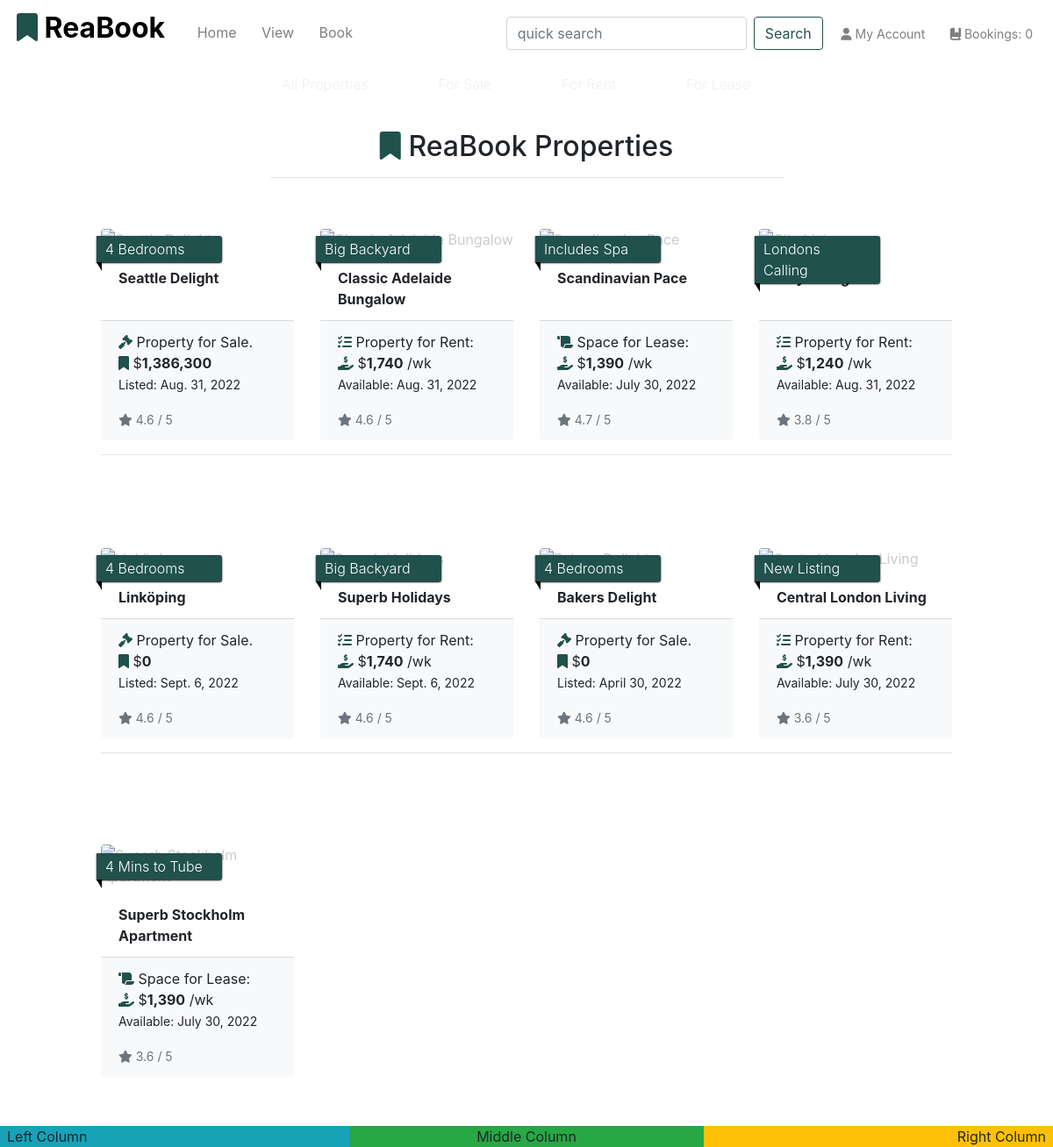
The page /properties/ on the database as committed earlier.
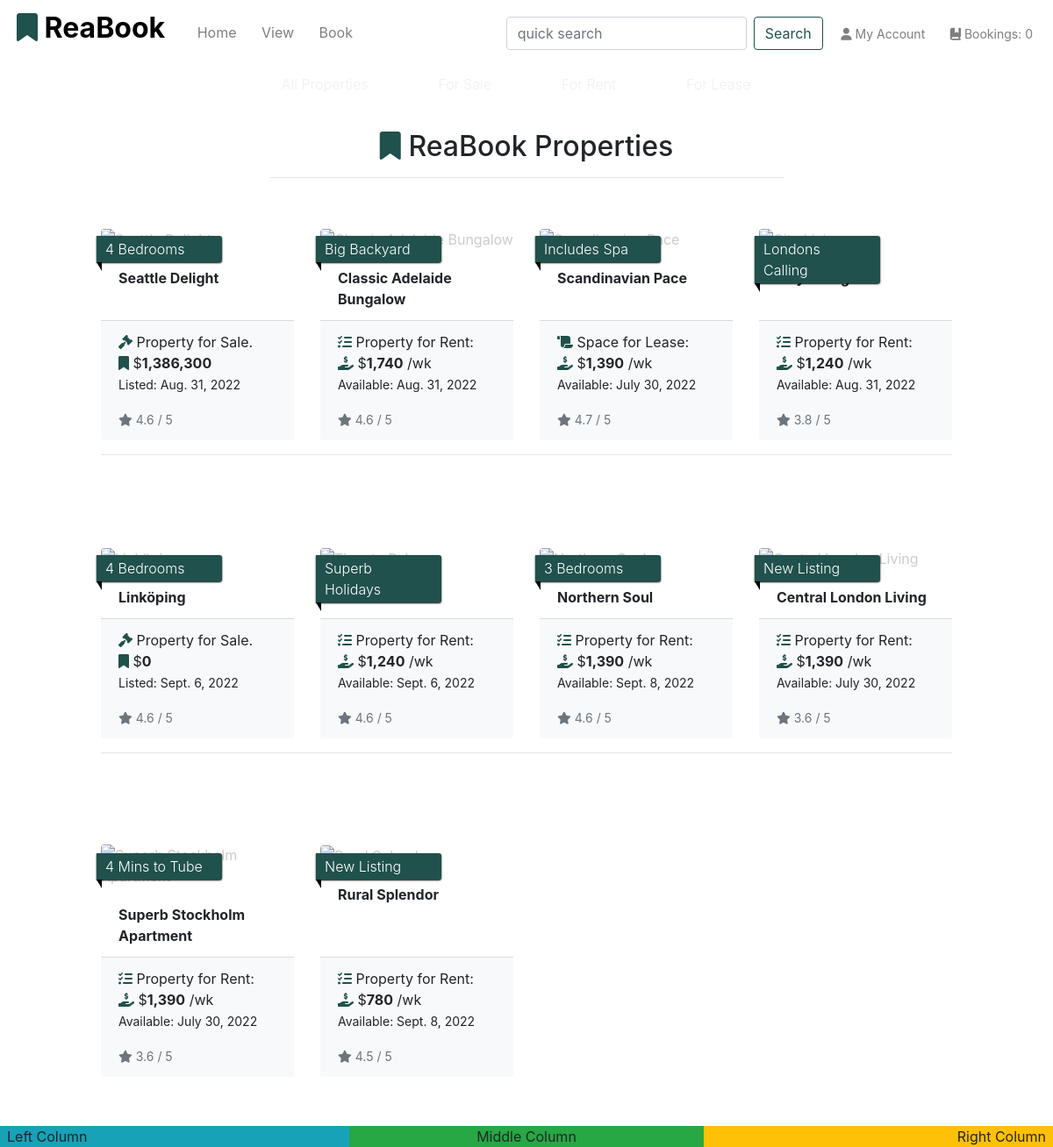
The same page on the database as committed later.
### app_properties/models.py (models this page shows, shortened)
class Property(models.Model):
    category = models.ForeignKey(
        'Category', null=True, blank=True, on_delete=models.SET_NULL
        )
    sector = models.ForeignKey(
        'Sector', null=True, blank=True, on_delete=models.SET_NULL
        )
    title_no = models.CharField(max_length=254, null=True, blank=True)
    name = models.CharField(max_length=30)
    ribbon_feature = models.CharField(max_length=20, default="New Listing")
    description = models.TextField()
    sale_price = models.IntegerField(null=False, blank=False, default=1000000)
    rent_pw = models.IntegerField(null=False, blank=False, default=100000)
    rating = models.DecimalField(
        max_digits=3, decimal_places=1, null=True, blank=True
        )
    main_image_url = models.URLField(max_length=1024, null=True, blank=True)
    main_image = models.ImageField(null=True, blank=True)
    bath_image = models.ImageField(null=True, blank=True)
    kitchen_image = models.ImageField(null=True, blank=True)
    bedroom_image = models.ImageField(null=True, blank=True)
    living_image = models.ImageField(null=True, blank=True)
    main_image = models.ImageField(null=True, blank=True)
    bedrooms = models.IntegerField(null=False, blank=False)
    bathrooms = models.IntegerField(null=False, blank=False)
    carports = models.IntegerField(null=False, blank=False)
    land_area = models.IntegerField(null=True, blank=True)
    building_area = models.IntegerField(null=True, blank=True)
    air_conditioning = models.IntegerField(null=False, blank=False)
    unit_no = models.IntegerField(null=True, blank=True)
    house_no = models.IntegerField(null=True, blank=False, default="No.")
    level = models.IntegerField(null=True, blank=True)
    street = models.CharField(max_length=40, null=True, blank=False, default='Street')
    suburb = models.CharField(max_length=40)
    city = models.CharField(max_length=40)
    state = models.CharField(max_length=40, null=True, blank=True)
    country = models.CharField(max_length=40, null=True, blank=True)
    postcode = models.CharField(max_length=10)
    build_date = models.DateField(null=True, blank=True)
    list_date = models.DateField()
    list_duration = models.IntegerField(null=False, blank=False, default=30)
    date_available = models.DateField(null=True, blank=True)
    owner_fname = models.CharField(max_length=254, null=True, blank=False)
    owner_lname = models.CharField(max_length=254, null=True, blank=False)
    class Meta:
        verbose_name_plural = 'Properties'

### app_properties/views.py (the view, shortened to what this page needs)
# urls.py: path('', views.all_properties, name='properties'),
def all_properties(request):
    properties = Property.objects.all()
    query = None
    categories = None
    sectors = None
    context = {
        'properties': properties,
        'search_term': query,
        'current_categories': categories,
        'current_sectors': sectors,
    }
    return render(request, 'properties/properties.html', context)

### app_properties/templates/properties/properties.html (shortened to what this page needs)
{% extends 'base.html' %}
{% load static %}
{% load humanize %}
{% block page_header %}
<div class="container header-container-subpages">
</div>
{% endblock %}
{% block content %}
<div class="container-fluid">
    <div class="row">
        <div class="col text-center mt-4">
            <h2 class="logo-font"><i class="fas fa-bookmark reabook-logo"></i> ReaBook Properties</h2>
            <hr class="w-50 mb-2">
        </div>
    </div>
    <div class="row">
        <div class="product-container col-10 offset-1">
            <div class="row">
                {% for prop in properties %}
                <div class="col-sm-6 col-md-6 col-lg-4 col-xl-3">
                    <div class="card property-card h-100 border-0">
                        <p class="ribbon font-weight-light">{{ prop.ribbon_feature }}</p>
                        {% if prop.main_image %}
                        <a href="{% url 'property_detail' prop.id %}">
                        </a>
                        {% else %}
                        <a href="{% url 'property_detail' prop.id %}">
                        </a>
                        {% endif %}
                        <div class="card-body pb-2">
                            <p class="mb-0 font-weight-bold">{{ prop.name }}</p>
                        </div>
                        <div class="card-footer bg-light mt-1 bt-1 text-left">
                            <div class="row">
                                <div class="col">
                                    <p class="lead mb-0 text-left font-weight-bold">
                                        {% if prop.category.pk == 1 %}
                                            <p class="fw-lighter fs-5"><i class="fas fa-gavel reabook-logo"></i> Property for Sale.
                                                <br><i class="fas fa-bookmark reabook-logo"></i> $<strong>{{ prop.sale_price|intcomma }}</strong>
                                                <br><small>Listed: {{ prop.list_date }}</small></p>
                                            </p>
                                        {% elif prop.category.pk == 2 %}
                                            <p class="fw-lighter fs-6"><i class="fas fa-tasks reabook-logo"></i> Property for Rent:
                                                <br><i class="fas fa-hand-holding-usd reabook-logo"></i> $<strong>{{ prop.rent_pw|intcomma }}</strong> /wk
                                                <br><small>Available: {{ prop.date_available }}</small></p>
                                        {% else %}
                                            <p class="fw-lighter fs-6"><i class="fa-solid fa-scroll reabook-logo"></i> Space for Lease:
                                                <br><i class="fas fa-hand-holding-usd reabook-logo"></i> $<strong>{{ prop.rent_pw|intcomma }}</strong> /wk
                                                <br><small>Available: {{ prop.date_available }}</small></p>
                                        {% endif %}
                                    </p>
                                    {% if prop.rating %}
                                    <small class="text-muted"><i class="fas fa-star mr-1"></i>{{ prop.rating }} / 5</small>
                                    {% else %}
                                    <small class="text-muted">Not Rating Yet</small>
                                    {% endif %}
                                </div>
                            </div>
                        </div>
                    </div>
                </div>
                {% if forloop.counter|divisibleby:4 %}
                    <div class="col-12 d-none d-xl-block mb-5">
                        <hr>
                    </div>
                {% endif %}
                {% endfor %}
            </div>
        </div>
    </div>
</div>
{% endblock %}

### templates/base.html (shortened to what this page needs)
{% load static %}
{% load humanize %}
<!DOCTYPE html>
<html lang="en">
<head>
    {% block core_css %}
    <link rel="stylesheet" href="https://cdn.jsdelivr.net/npm/bootstrap@4.6.2/dist/css/bootstrap.min.css">
    <link rel="stylesheet" href="{% static 'css/base.css' %}">
    {% endblock %}
</head>
<body>
    <header class="container-fluid fixed-top">
        <nav id="topnav" class="row bg-white pt-lg-2 d-none d-lg-flex">
            <div class="col-12 col-lg-5 my-auto py-1 py-lg-0 text-center text-lg-left w-100" id="home-nav">
                <ul class="mr-auto m-1 mt-2 mt-lg-0 list-inline">
                    <li class="list-inline-item">
                        <a class="navbar-brand" href="{% url 'home' %}">
                            <h2>
                                <i class="fas fa-bookmark reabook-logo"></i><strong class="text-black"> ReaBook</strong>
                            </h2>
                        </a>
                    </li>
                    <li class="list-inline-item active">
                        <a class="nav-link text-grey" href="{% url 'home' %}">Home <span class="sr-only">(current)</span></a>
                    </li>
                    <li class="list-inline-item">
                        <a class="nav-link" href="{% url 'properties' %}">View </a>
                    </li>
                    <li class="list-inline-item">
                        <a class="nav-link" href="{% url 'choose_bookings' %}">Book </a>
                    </li>
                </ul>
            </div>
            <div class="col-12 col-lg-7 my-auto py-1 py-lg-0 ">
                <ul class="list-inline list-unstyled text-center text-lg-right my-0">
                    <li class="list-inline-item">
                        <form method="GET" action="{% url 'properties' %}" class="form form-inline my-2 my-lg-0" id="header-search">
                            <input class="form-control mr-sm-2" type="text" name="q" placeholder="quick search"
                                aria-label="Search">
                            <button class="btn btn-outline-reabook my-2 my-sm-0" type="submit">Search</button>
                        </form>
                    </li>
                    <li class="list-inline-item dropdown">
                        <a id="user-options" href="#" class="dropdown-header nav-link" data-toggle="dropdown" aria-haspopup="true" aria-expanded="false">
                            <span class="fas fa-user"></span> My Account
                        </a>
                    </li>
                    <li class="list-inline-item">
                        <a href="{% url 'choose_bookings' %}"
                            class="dropdown-header {% if grand_total %}text-info font-weight-bold{% else %}text-grey{% endif %} nav-link"
                            data-toggle="dropdown" aria-haspopup="true" aria-expanded="false"><span
                                class="fa-solid fa-book-bookmark"></span> Bookings: <span class="my-0">
                                {% if grand_total %}
                                    ${{ grand_total | floatformat:2 }}
                                {% else %}
                                    0
                                {% endif %}
                            </span>
                        </a>
                    </li>
                </ul>
            </div>
        </nav>
        <div class="row">
            <nav id="" class="navbar navbar-expand-lg w-100 font-weight-light subnav-light">
                {% include 'includes/sub-nav.html' %}
            </nav>
        </div>
    </header>
    {% block page_header %}
    {% endblock %}
    {% block content %}
    {% endblock %}
    <footer>
        <div class="row h-5 fixed-bottom px-2">
            <div class="col-4 bg-info text-lg-left">Left Column</div>
            <div class="col-4 bg-success text-lg-center">Middle Column</div>
            <div class="col-4 bg-warning text-lg-right">Right Column</div>
        </div>
    </footer>
</body>
</html>

### templates/includes/sub-nav.html (shortened to what this page needs)
<nav class="collapse navbar-collapse" id="sub-nav">
    <ul class="navbar-nav w-auto mx-auto">
        <li class="nav-item dropdown">
            <span href="{% url 'properties' %}" class="logo-font font-weight-light nav-link text-black px-3 mr-5 auto-dropdown" id="all-properties-link" data-toggle="dropdown" aria-haspopup="true" aria-expanded="false">
            </span>
        </li>
        <li class="nav-item dropdown">
            <span href="{% url 'properties' %}?category=for_sale" class="logo-font font-weight-light nav-link text-black px-3 mr-5 auto-dropdown" id="sale-link" data-toggle="dropdown" aria-haspopup="true" aria-expanded="false">
            </span>
        </li>
        <li class="nav-item dropdown">
            <span href="{% url 'properties' %}?category=for_rent" class="logo-font font-weight-light nav-link text-black px-3 mr-5 auto-dropdown" id="rent-link" data-toggle="dropdown" aria-haspopup="true" aria-expanded="false">
            </span>
        </li>
        <li class="nav-item dropdown">
            <span href="{% url 'properties' %}?category=for_lease" class="logo-font font-weight-light nav-link text-black px-3 mr-5 auto-dropdown" id="lease-link" data-toggle="dropdown" aria-haspopup="true" aria-expanded="false">
            </span>
        </li>
    </ul>
</nav>

### static/css/base.css (style rules this page uses)
html { height: 100%; }
footer { padding-top: 5rem; }
ul { list-style: none; }
.text-black { color: #000; }
.nav-link { padding: 0.5rem 0.5rem; }
#topnav a { color: #7F7F7F; }
.btn-outline-reabook { color: #20514C; border-color: #20514C; }
.reabook-logo { color: #20514C; }
.subnav-light { background-color: none; }
.subnav-light span { color: #cccccc; opacity: 0.3; font-weight: 200; }
.property-card { padding-top: 2.5rem; }
.property-card > p { position: absolute; width: 65%; padding: 3px 20px 3px 10px; margin: 10px 10px 10px -5px; color: #fff; background-color: #20514C; border-radius: 0px 3px 3px 0px; box-shadow: 0px 1px 2px #000; -webkit-box-shadow: 0px 1px 2px #000; -moz-box-shadow: 0px 1px 2px #000; z-index: 2; }
.property-card > p:before, .property-card > p:after { content: ' '; position: absolute; }
.property-card > p:after { left: 0px; top: 100%; border-width: 5px 3px; border-style: solid; border-color: #000 #000 transparent transparent; }
.property-card a { opacity: 1; }
a, a:hover { text-decoration: none; color: #cccccc; }
@media (min-width: 1200px) { .container { max-width: 80%; } }
@media (min-width: 992px) { .header-container-subpages { padding-top: 7.75rem; border-radius: .75rem; } }

Rows that differ between the two databases and show on the page:
changed Property "Superb Holidays": ribbon_feature "Big Backyard" → "Superb Holidays"; rent_pw "1,740" → "1,240"; name "Superb Holidays" → (not shown)
changed Property: ribbon_feature "4 Bedrooms" → "3 Bedrooms"; name "Bakers Delight" → "Northern Soul"; rent_pw (not shown) → "1,390"; date_available (not shown) → "Sept. 8, 2022"; sale_price "0" → (not shown); list_date "April 30, 2022" → (not shown); category_id "Property for Sale. Listed:" → "Property for Rent: /wk Available:"
changed Property "4 Mins to Tube": category_id "Space for Lease:" → "Property for Rent:"
added Property: ribbon_feature "New Listing", name "Rural Splendor", rent_pw "780", date_available "Sept. 8, 2022", rating "4.5"
